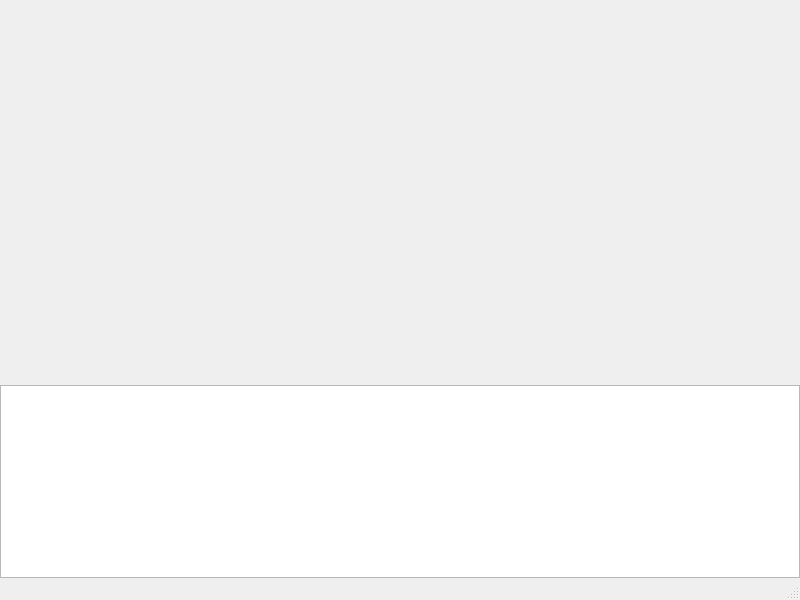
<?xml version="1.0" encoding="UTF-8"?>
<ui version="4.0">
 <class>MainWindow</class>
 <widget class="QMainWindow" name="MainWindow">
  <property name="geometry">
   <rect>
    <x>0</x>
    <y>0</y>
    <width>800</width>
    <height>600</height>
   </rect>
  </property>
  <property name="windowTitle">
   <string>MainWindow</string>
  </property>
  <widget class="QWidget" name="widget_main">
   <layout class="QVBoxLayout" name="verticalLayout" stretch="2,1">
    <property name="spacing">
     <number>0</number>
    </property>
    <property name="leftMargin">
     <number>0</number>
    </property>
    <property name="topMargin">
     <number>0</number>
    </property>
    <property name="rightMargin">
     <number>0</number>
    </property>
    <property name="bottomMargin">
     <number>0</number>
    </property>
    <item>
     <widget class="QWidget" name="widget_plot" native="true">
      <layout class="QVBoxLayout" name="layout_plot_1">
       <property name="spacing">
        <number>0</number>
       </property>
       <property name="leftMargin">
        <number>0</number>
       </property>
       <property name="topMargin">
        <number>0</number>
       </property>
       <property name="rightMargin">
        <number>0</number>
       </property>
       <property name="bottomMargin">
        <number>0</number>
       </property>
      </layout>
     </widget>
    </item>
    <item>
     <widget class="QWidget" name="widget_menu" native="true">
      <layout class="QGridLayout" name="gridLayout">
       <property name="leftMargin">
        <number>0</number>
       </property>
       <property name="topMargin">
        <number>0</number>
       </property>
       <property name="rightMargin">
        <number>0</number>
       </property>
       <property name="bottomMargin">
        <number>0</number>
       </property>
       <property name="spacing">
        <number>0</number>
       </property>
       <item row="0" column="0">
        <widget class="QTableWidget" name="tableWidget"/>
       </item>
      </layout>
     </widget>
    </item>
   </layout>
  </widget>
  <widget class="QStatusBar" name="statusbar"/>
 </widget>
 <resources/>
 <connections/>
</ui>
